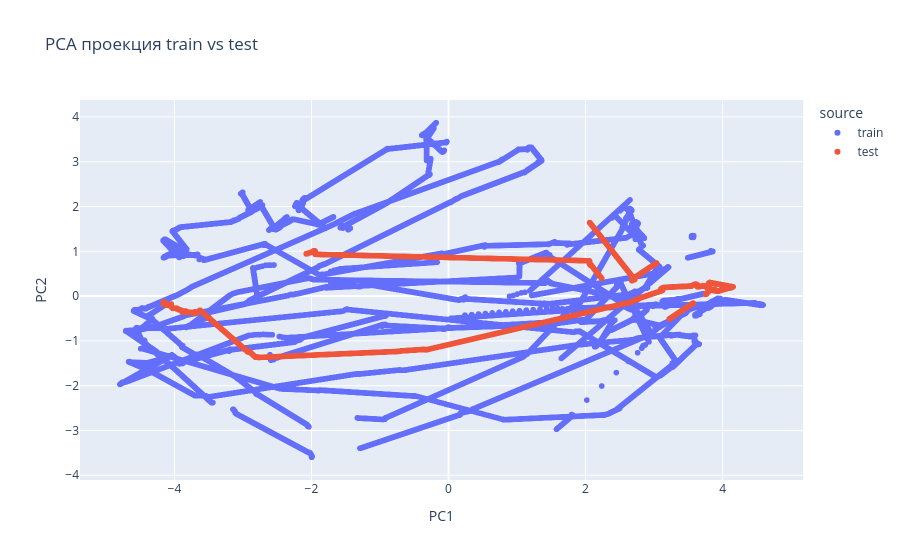

Here is the notebook cell this chart was saved with:
### Code cell
from sklearn.decomposition import PCA
from sklearn.preprocessing import StandardScaler

# Масштабируем все данные вместе
scaler = StandardScaler()
X_combined = np.vstack([df_train[features], df_test[features]])
X_combined_scaled = scaler.fit_transform(X_combined)

pca = PCA(n_components=2)
X_pca = pca.fit_transform(X_combined_scaled)

df_pca = pd.DataFrame({
    'PC1': X_pca[:, 0],
    'PC2': X_pca[:, 1],
    'source': ['train'] * len(df_train) + ['test'] * len(df_test)
})

fig = px.scatter(df_pca, x='PC1', y='PC2', color='source', title='PCA проекция train vs test')
fig.show()

### Figure 1 — Plotly figure (JSON) as saved in the notebook; plotly's stock layout.template omitted (floating-point values rounded to 4 significant figures; data arrays with more than 128 entries replaced by an {"elided": "..."} marker saying what was removed)
{"data": [{"hovertemplate": "source=train<br>PC1=%{x}<br>PC2=%{y}<extra></extra>", "legendgroup": "train", "marker": {"color": "#636efa", "symbol": "circle"}, "mode": "markers", "name": "train", "showlegend": true, "type": "scattergl", "x": {"elided": "36288 float values"}, "xaxis": "x", "y": {"elided": "36288 float values"}, "yaxis": "y"}, {"hovertemplate": "source=test<br>PC1=%{x}<br>PC2=%{y}<extra></extra>", "legendgroup": "test", "marker": {"color": "#EF553B", "symbol": "circle"}, "mode": "markers", "name": "test", "showlegend": true, "type": "scattergl", "x": {"elided": "4032 float values"}, "xaxis": "x", "y": {"elided": "4032 float values"}, "yaxis": "y"}], "layout": {"legend": {"title": {"text": "source"}, "tracegroupgap": 0}, "title": {"text": "PCA проекция train vs test"}, "xaxis": {"anchor": "y", "domain": [0, 1], "title": {"text": "PC1"}}, "yaxis": {"anchor": "x", "domain": [0, 1], "title": {"text": "PC2"}}}}
